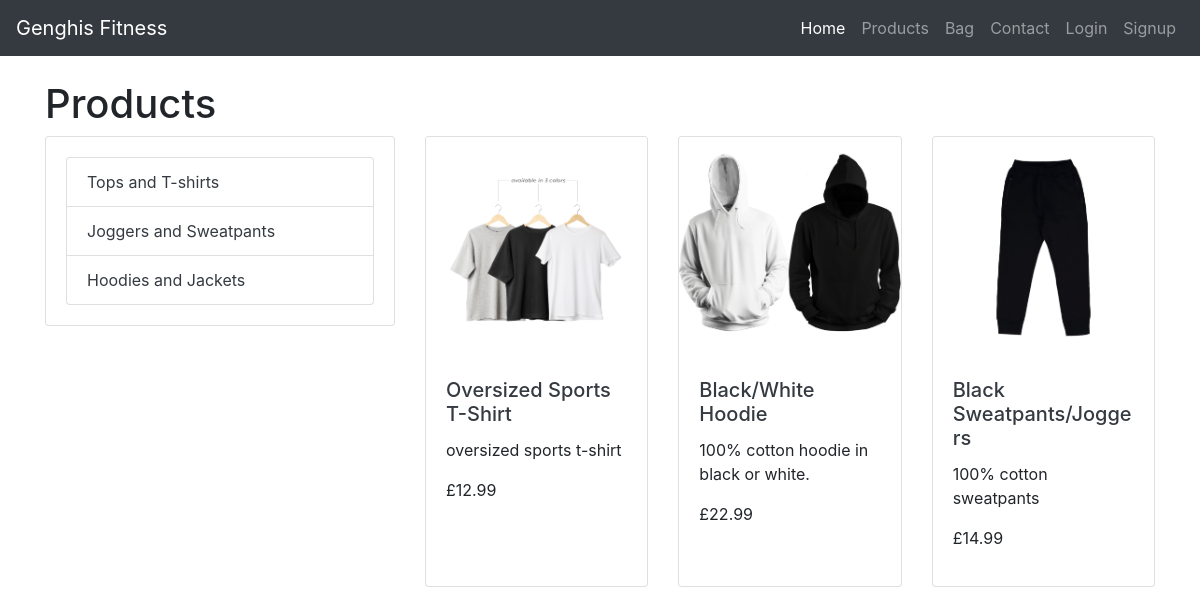
Screenshot of /products/ with the database file from the repository.
### products/models.py (models this page shows, shortened)
class Category(models.Model):
    class Meta:
        verbose_name_plural = 'Categories'
    name = models.CharField(max_length=100)
    slug = AutoSlugField(populate_from='name', unique=True)

class Product(models.Model):
    name = models.CharField(max_length=100)
    description = models.TextField()
    price = models.DecimalField(max_digits=10, decimal_places=2)
    image = models.ImageField(upload_to='products/')
    created_at = models.DateTimeField(auto_now_add=True)
    category = models.ForeignKey('Category', on_delete=models.CASCADE, related_name='products')
    has_sizes = models.BooleanField(default=False, null=True, blank=True)

### products/views.py (the view)
# urls.py: path('', ProductListView.as_view(), name='product_list'),
class ProductListView(ListView):
    model = Product
    template_name = 'products/products.html'
    context_object_name = 'products'
    def get_queryset(self):
        category_slug = self.kwargs.get('slug')
        if category_slug:
            category = get_object_or_404(Category, slug=category_slug)
            queryset = Product.objects.filter(category=category)
        else:
            queryset = super().get_queryset()
        return queryset
    def get_context_data(self, **kwargs):
        context = super().get_context_data(**kwargs)
        context['categories'] = Category.objects.all()
        return context

### context/bag_processor.py (called while the page is built, shortened)
def bag_contents(request):
    bag_items = []
    total = 0
    product_count = 0
    bag = request.session.get('bag', {})
    context = {
        'bag_items': bag_items,
        'total': total,
        'product_count': product_count,
        'grand_total': total,
    }
    return context

### products/templates/products/products.html (shortened to what this page needs)
{% extends "base.html" %}
{% load static %}
{% block content %}
<div class="container">
    <h1 class="mt-4">Products</h1>
    <div class="row">
        <div class="col-md-4">
            <div class="card mb-4">
                <div class="card-body">
                    <ul class="list-group">
                        {% for category in categories %}
                        <li class="list-group-item">
                            <a href="{% url 'products:category_view' slug=category.slug %}" class="text-dark">{{ category.name }}</a>
                        </li>
                        {% endfor %}
                    </ul>
                </div>
            </div>
        </div>
        <div class="col-md-8">
            <div class="row row-cols-1 row-cols-md-2 row-cols-lg-3 g-4">
                {% for product in products %}
                <div class="col">
                    <div class="card h-100">
                        <a href="{% url 'products:product_detail' product.pk %}">
                            <img src="{{ product.image.url }}" class="card-img-top" alt="Product Image">
                        </a>
                        <div class="card-body">
                            <h5 class="card-title">
                                <a href="{% url 'products:product_detail' product.pk %}" class="text-dark">{{ product.name|title }}</a>
                            </h5>
                            <p class="card-text">{{ product.description }}</p>
                            <p class="card-price">£{{ product.price }}</p>
                        </div>
                    </div>
                </div>
                {% endfor %}
            </div>
        </div>
    </div>
</div>
{% endblock %}

### templates/base.html (shortened to what this page needs)
{% load static %}
<!doctype html>
<html lang="en">
<head>
    {% block corecss %}
    <link rel="stylesheet" href="https://stackpath.bootstrapcdn.com/bootstrap/4.4.1/css/bootstrap.min.css">
    <link rel="stylesheet" href="{% static 'css/base.css' %}">
    {% endblock %}
</head>
<body>
<header>
    <nav class="navbar navbar-expand-lg navbar-dark bg-dark">
        <a class="navbar-brand" href="{% url 'home' %}">Genghis Fitness</a>
        <div class="collapse navbar-collapse" id="navbarNav">
            <ul class="navbar-nav ml-auto">
                <li class="nav-item active">
                    <a class="nav-link" href="{% url 'home' %}">Home <span class="sr-only">(current)</span></a>
                </li>
                <li class="nav-item">
                    <a class="nav-link" href="{% url 'products:product_list' %}">Products</a>
                </li>
                <li class="nav-item">
                    <a class="nav-link" href="{% url 'bag:view_bag' %}">
                         Bag
                    </a>
                </li>
                <li class="nav-item">
                    <a class="nav-link" href="{% url 'contact' %}">Contact</a>
                </li>
                {% if user.is_authenticated %}
                <li class="nav-item">
                    <a class="nav-link" href="{% url 'wishlist:wishlist' %}">Wishlist</a>
                </li>
                <li class="nav-item">
                    <a class="nav-link" href="{% url 'account_logout' %}">Logout</a>
                </li>
                {% else %}
                <li class="nav-item">
                    <a class="nav-link" href="{% url 'account_login' %}">Login</a>
                </li>
                <li class="nav-item">
                    <a class="nav-link" href="{% url 'account_signup' %}">Signup</a>
                </li>
                {% endif %}
            </ul>
        </div>
    </nav>
</header>
{% block content %}
{% endblock %}
</body>
</html>

### static/css/base.css (style rules this page uses)
body, html { height: 100%; margin: 0; padding: 0; }

### rows the page displays
Category: name "Tops and T-shirts"
Category: name "Joggers and Sweatpants"
Category: name "Hoodies and Jackets"
Product: image (picture), name "Oversized Sports T-Shirt", description "oversized sports t-shirt", price "12.99"
Product: image (picture), name "Black/White Hoodie", description "100% cotton hoodie in black or white.", price "22.99"
Product: image (picture), name "Black Sweatpants/Joggers", description "100% cotton sweatpants", price "14.99"
